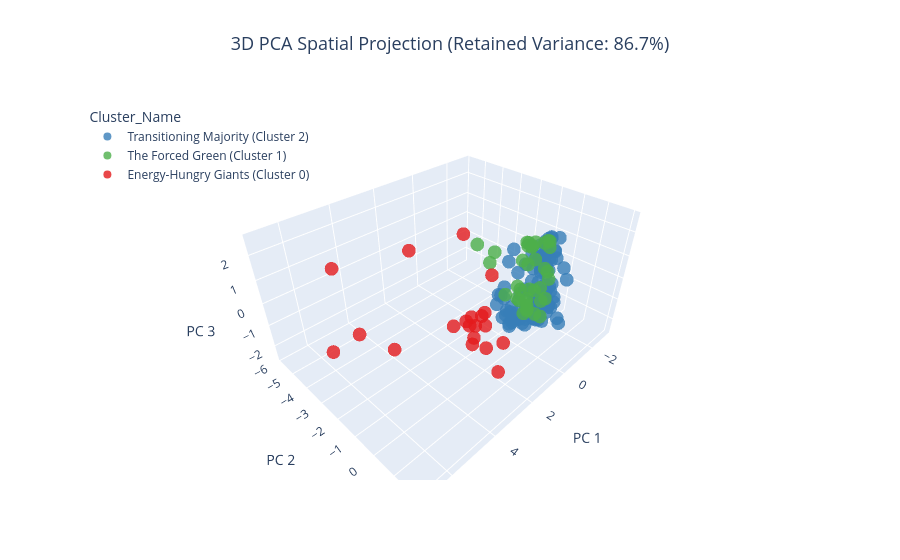

Here is the notebook cell this chart was saved with:
### Markdown cell above
## 5.5 Advanced Structural Validation: 3D PCA Spatial Projection

To rigorously validate the mathematical boundaries established by the K-Means algorithm, a three-dimensional Principal Component Analysis (PCA) projection is implemented. While standard 2D PCA captures primary variances, compressing a high-dimensional feature space into a flat plane often distorts spatial proximity. Generating a 3D interactive geometric space preserves a higher percentage of the original multidimensional structure. This allows for a precise geometric evaluation of cluster separation and internal cohesion, enabling researchers to rotate and inspect the classification boundaries from multiple vector angles.

### Code cell
# Execute 3D PCA
pca_3d = PCA(n_components=3, random_state=42)
X_pca_3d = pca_3d.fit_transform(X_scaled)

df_clustering_2021['PCA_1'] = X_pca_3d[:, 0]
df_clustering_2021['PCA_2'] = X_pca_3d[:, 1]
df_clustering_2021['PCA_3'] = X_pca_3d[:, 2]

retained_variance_3d = sum(pca_3d.explained_variance_ratio_) * 100

# Create Interactive 3D Scatter Plot
fig_3d = px.scatter_3d(
    df_clustering_2021,
    x='PCA_1',
    y='PCA_2',
    z='PCA_3',
    color='Cluster_Name',
    hover_name='Entity',
    color_discrete_map={
        'Energy-Hungry Giants (Cluster 0)': '#e41a1c',
        'The Forced Green (Cluster 1)': '#4daf4a',
        'Transitioning Majority (Cluster 2)': '#377eb8'
    },
    title=f"3D PCA Spatial Projection (Retained Variance: {retained_variance_3d:.1f}%)",
    opacity=0.8
)

fig_3d.update_layout(
    title=dict(font=dict(size=18), x=0.5),
    scene=dict(
        xaxis_title='PC 1',
        yaxis_title='PC 2',
        zaxis_title='PC 3'
    ),
    legend=dict(yanchor="top", y=0.99, xanchor="left", x=0.01)
)

fig_3d.show()

### Figure 1 — Plotly figure (JSON) as saved in the notebook; plotly's stock layout.template omitted (floating-point values rounded to 4 significant figures)
{"data": [{"hovertemplate": "<b>%{hovertext}</b><br><br>Cluster_Name=Transitioning Majority (Cluster 2)<br>PCA_1=%{x}<br>PCA_2=%{y}<br>PCA_3=%{z}<extra></extra>", "hovertext": ["Afghanistan", "Albania", "Algeria", "Argentina", "Armenia", "Australia", "Austria", "Azerbaijan", "Bangladesh", "Barbados", "Belarus", "Belgium", "Bolivia", "Bosnia and Herzegovina", "Botswana", "Brazil", "Bulgaria", "Cambodia", "Cape Verde", "Chile", "China", "Colombia", "Comoros", "Costa Rica", "Croatia", "Cuba", "Cyprus", "Czechia", "Denmark", "Dominica", "Dominican Republic", "Ecuador", "Egypt", "El Salvador", "Equatorial Guinea", "Estonia", "Finland", "France", "Gabon", "Georgia", "Germany", "Ghana", "Greece", "Guatemala", "Honduras", "Hong Kong", "Hungary", "India", "Indonesia", "Iraq", "Ireland", "Israel", "Italy", "Jamaica", "Japan", "Jordan", "Kyrgyzstan", "Laos", "Latvia", "Lebanon", "Lithuania", "Luxembourg", "Malaysia", "Malta", "Mauritius", "Mexico", "Moldova", "Montenegro", "Morocco", "Nepal", "Netherlands", "New Zealand", "Nicaragua", "North Macedonia", "Norway", "Pakistan", "Palestine", "Panama", "Paraguay", "Peru", "Philippines", "Poland", "Portugal", "Romania", "Saint Lucia", "Sao Tome and Principe", "Serbia", "Seychelles", "Singapore", "Slovakia", "Slovenia", "South Korea", "Spain", "Sri Lanka", "Sweden", "Switzerland", "Tajikistan", "Thailand", "Tunisia", "Turkey", "United Kingdom", "United States", "Uruguay", "Uzbekistan", "Vietnam", "World", "Yemen"], "legendgroup": "Transitioning Majority (Cluster 2)", "marker": {"color": "#377eb8", "opacity": 0.8, "symbol": "circle"}, "mode": "markers", "name": "Transitioning Majority (Cluster 2)", "scene": "scene", "showlegend": true, "type": "scatter3d", "x": [-1.132, -1.233, 0.751, 0.2727, 0.0666, 1.414, -0.226, 0.4081, -0.5414, 1.284, 1.328, 0.8151, 0.1089, 1.188, -0.5035, -0.6356, 1.039, -0.3818, -0.4774, -0.1413, 1.466, -0.8989, 0.09174, -1.493, -0.4036, 0.211, 0.2303, 1.14, -0.9099, 0.2121, -0.3899, -0.4374, -0.1754, -1.284, 0.2245, 0.7449, 0.2403, -0.112, -0.9289, -0.7437, 0.1428, -0.888, 0.2437, -1.073, -0.5489, -0.225, 0.1437, 0.0874, -0.3236, 1.03, -0.2273, 0.3552, -0.1709, 0.9827, 0.5904, -0.0422, -0.04362, 0.2951, -0.6169, 1.106, -0.4407, 0.5574, 1.218, 0.5211, -0.2228, 0.1443, 0.6094, -0.3783, -0.1107, -1.56, 0.3474, -0.2017, -1.202, 0.05375, -0.5379, -0.4656, -0.3886, -0.8733, -1.269, -0.6468, -0.6539, 0.7924, -0.5401, -0.4477, 0.9731, -0.6178, 1.122, 0.3677, 1.181, 0.6078, 0.2423, 1.671, -0.2539, -1.255, -0.5264, -1.067, -0.8857, 0.4167, 0.2458, -0.0411, -0.3385, 1.464, -1.147, 0.9205, 0.7747, 0.4232, -0.9508], "y": [-0.0116, 0.1076, 0.5909, 0.5989, 0.4547, 0.7942, 0.3472, 0.7947, 1.231, 0.08149, 0.4261, 0.7074, 0.1167, -0.2469, 0.469, 0.1394, 0.2524, -0.6093, 0.7807, 0.4832, -0.07349, 0.3425, 0.2657, 0.2942, 0.3264, 0.7236, 0.9083, 0.6812, 0.6273, 0.6098, 0.9845, -0.1218, 0.9604, 0.2863, -0.8667, 0.3618, 0.4503, 1.043, 0.5782, 0.2007, 0.8549, 0.3996, 0.4582, 0.3245, -0.06053, 1.497, 0.9043, 0.5233, 0.9103, 0.3414, 1.134, 1.135, 0.8127, 0.02077, 0.8972, 0.6054, -0.6512, -0.5754, 0.5457, 0.09014, 0.5664, 0.3356, 0.3485, 0.6753, 0.9169, 0.6058, 0.4624, 0.3747, 0.6977, -0.1983, 0.8294, 0.2275, 0.006866, 0.5774, 0.311, 0.5616, 0.7527, 0.1617, 0.095, 0.2019, 0.9303, 0.7883, 0.4911, 0.7678, 0.2858, 0.3603, -0.03708, 0.8291, 0.9878, 0.6309, 0.6684, 0.686, 0.6995, 0.9798, 0.4736, 0.8917, -0.09808, 0.6074, 0.8025, 0.7471, 0.9076, 0.9185, 0.3966, 0.3174, -0.3207, 0.1059, 0.2663], "z": [1.38, 1.766, -0.7836, -0.143, 0.07881, 0.1803, 1.381, -0.6467, -0.9255, -0.5059, -0.5751, -0.003775, 0.1665, 0.2801, -1.408, 1.253, -0.09045, 0.328, -0.4997, 0.5295, 0.0961, 1.124, -1.152, 1.744, 1.061, -0.7789, -0.4094, -0.3214, 1.276, -0.4639, -0.4696, 1.361, -0.5764, 1.302, -0.5431, 0.4159, 0.7577, -0.1871, 0.1322, 1.326, 0.3261, -0.2573, 0.3356, 1.008, 0.691, -0.829, -0.2719, -0.3885, -0.4533, -0.7313, 0.1682, -0.6032, 0.283, -0.4035, -0.1901, -0.2411, 1.467, 1.126, 0.8624, -0.497, 0.8021, 1.54, -0.1519, -0.2393, -0.2879, -0.1443, -0.5307, 0.8106, -0.3672, 1.497, 0.2046, 1.468, 0.6445, -0.0348, 1.986, -0.2778, -0.2269, 1.197, 1.786, 0.7021, -0.4046, -0.2892, 0.8989, 0.3475, -0.6751, -1.085, 0.2014, -0.4113, -0.3831, -0.104, 0.1916, -0.3288, 0.4522, 0.3464, 1.084, 0.9011, 1.517, -0.3782, -0.786, 0.12, 0.2388, 0.0005861, 1.365, -0.562, 0.369, -0.1812, -1.006]}, {"hovertemplate": "<b>%{hovertext}</b><br><br>Cluster_Name=The Forced Green (Cluster 1)<br>PCA_1=%{x}<br>PCA_2=%{y}<br>PCA_3=%{z}<extra></extra>", "hovertext": ["Angola", "Benin", "Burkina Faso", "Burundi", "Cameroon", "Central African Republic", "Chad", "Congo", "Cote d'Ivoire", "Democratic Republic of Congo", "Djibouti", "Eswatini", "Ethiopia", "Gambia", "Guinea", "Guinea-Bissau", "Haiti", "Kenya", "Lesotho", "Liberia", "Madagascar", "Malawi", "Mali", "Mauritania", "Mozambique", "Myanmar", "Namibia", "Niger", "Nigeria", "Rwanda", "Senegal", "Sierra Leone", "Tanzania", "Togo", "Uganda", "Zambia", "Zimbabwe"], "legendgroup": "The Forced Green (Cluster 1)", "marker": {"color": "#4daf4a", "opacity": 0.8, "symbol": "circle"}, "mode": "markers", "name": "The Forced Green (Cluster 1)", "scene": "scene", "showlegend": true, "type": "scatter3d", "x": [-1.996, -1.04, -1.67, -2.723, -1.738, -2.924, -2.019, -0.8913, -1.181, -3.007, -0.9257, -1.68, -2.533, -1.027, -1.606, -1.577, -1.162, -1.848, -0.4379, -1.613, -1.92, -3.041, -0.9499, -0.5476, -1.142, -1.498, -1.702, -1.801, -1.329, -2.256, -0.6286, -2.53, -1.946, -1.016, -2.635, -2.095, -0.4871], "y": [-0.9535, -0.5952, -1.307, -1.764, -0.2973, -1.977, -1.082, -0.8802, 0.2354, -1.694, -0.3739, -0.2076, -0.8014, 0.2184, -1.296, -0.3937, -0.5393, -0.2789, -2.755, -1.264, -0.7786, -1.845, -0.9608, -1.238, -2.4, 0.07669, -1.241, -0.9333, -0.02703, -0.4663, -0.2739, -1.741, -0.5152, -0.4926, -1.013, -1.254, -2.088], "z": [0.0679, -1.988, -2.023, -0.8554, 0.03491, 0.06399, -2.575, -1.287, -0.8661, 0.1717, -0.5985, 1.32, 0.7867, -1.689, 0.0366, -2.207, -1.639, 0.9748, 0.6686, -1.39, -1.343, -0.08426, -0.7582, -1.105, 0.1629, -0.1666, 0.8543, -2.455, -1.199, -0.4188, -1.003, 0.1718, -1.106, -1.17, 0.5572, 0.4885, 0.07412]}, {"hovertemplate": "<b>%{hovertext}</b><br><br>Cluster_Name=Energy-Hungry Giants (Cluster 0)<br>PCA_1=%{x}<br>PCA_2=%{y}<br>PCA_3=%{z}<extra></extra>", "hovertext": ["Bahrain", "Canada", "Iceland", "Iran", "Kazakhstan", "Kuwait", "Libya", "Mongolia", "North Korea", "Oman", "Qatar", "Russia", "Saudi Arabia", "South Africa", "Syria", "Trinidad and Tobago", "Turkmenistan", "Ukraine", "United Arab Emirates", "Venezuela"], "legendgroup": "Energy-Hungry Giants (Cluster 0)", "marker": {"color": "#e41a1c", "opacity": 0.8, "symbol": "circle"}, "mode": "markers", "name": "Energy-Hungry Giants (Cluster 0)", "scene": "scene", "showlegend": true, "type": "scatter3d", "x": [5.518, 1.72, 1.966, 2.383, 2.249, 3.293, 1.832, 2.882, 4.48, 3.004, 3.808, 2.259, 3.048, 2.205, 1.716, 6.927, 5.734, 1.755, 2.57, 3.134], "y": [-0.7772, -0.1701, -1.279, -0.2343, 0.107, 0.4617, -1.001, -0.811, -5.815, 0.2645, 1.972, -0.06846, 0.8439, -0.8337, -1.021, -2.005, -2.352, -0.363, 1.154, -2.727], "z": [0.1266, 1.397, 2.614, -0.4426, -0.3126, -0.2865, -1.209, -0.5079, 0.3458, -0.3058, -0.09718, 0.01752, -0.3606, -0.6872, -0.8751, 0.1422, -0.08768, -0.2787, -0.2406, 1.868]}], "layout": {"legend": {"title": {"text": "Cluster_Name"}, "tracegroupgap": 0, "x": 0.01, "xanchor": "left", "y": 0.99, "yanchor": "top"}, "scene": {"domain": {"x": [0, 1], "y": [0, 1]}, "xaxis": {"title": {"text": "PC 1"}}, "yaxis": {"title": {"text": "PC 2"}}, "zaxis": {"title": {"text": "PC 3"}}}, "title": {"font": {"size": 18}, "text": "3D PCA Spatial Projection (Retained Variance: 86.7%)", "x": 0.5}}}
